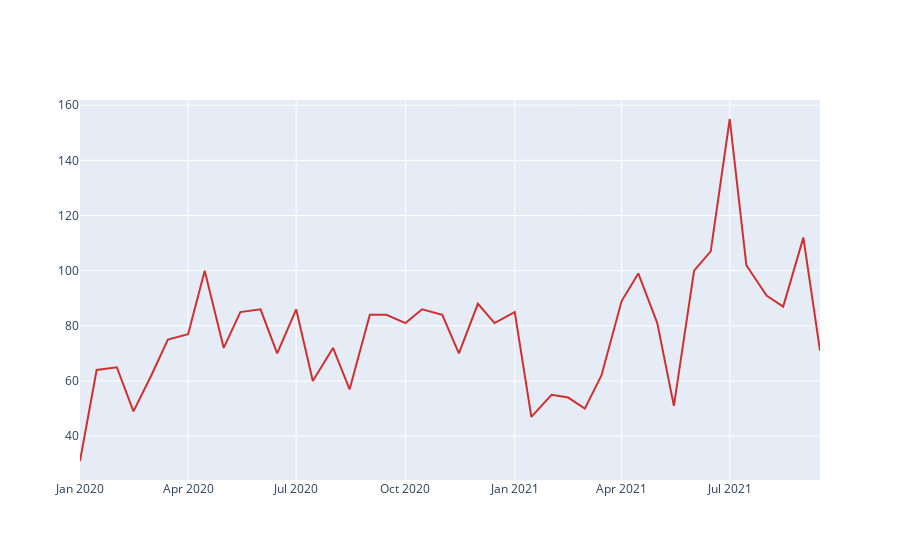

Write notebook code for a chart like this one.
### Code cell
netflix21=Netflix_.loc[Netflix_["date_added"]>"2020"]

date15_21net=netflix21.groupby(pd.Grouper(key="date_added", freq="SMS"))

df=date15_21net.count()

trace1 = go.Scatter(
                    x = df.index,
                    y = df['title'],
                    name = 'Netflix',
                    mode= 'lines',
                    marker = dict(color = 'rgba(200, 2, 2, 0.8)'))
fig=go.Figure(trace1)
iplot(fig)

### Figure 1 — Plotly figure (JSON) as saved in the notebook; plotly's stock layout.template omitted (floating-point values rounded to 4 significant figures)
{"data": [{"marker": {"color": "rgba(200, 2, 2, 0.8)"}, "mode": "lines", "name": "Netflix", "type": "scatter", "x": ["2020-01-01T00:00:00", "2020-01-15T00:00:00", "2020-02-01T00:00:00", "2020-02-15T00:00:00", "2020-03-01T00:00:00", "2020-03-15T00:00:00", "2020-04-01T00:00:00", "2020-04-15T00:00:00", "2020-05-01T00:00:00", "2020-05-15T00:00:00", "2020-06-01T00:00:00", "2020-06-15T00:00:00", "2020-07-01T00:00:00", "2020-07-15T00:00:00", "2020-08-01T00:00:00", "2020-08-15T00:00:00", "2020-09-01T00:00:00", "2020-09-15T00:00:00", "2020-10-01T00:00:00", "2020-10-15T00:00:00", "2020-11-01T00:00:00", "2020-11-15T00:00:00", "2020-12-01T00:00:00", "2020-12-15T00:00:00", "2021-01-01T00:00:00", "2021-01-15T00:00:00", "2021-02-01T00:00:00", "2021-02-15T00:00:00", "2021-03-01T00:00:00", "2021-03-15T00:00:00", "2021-04-01T00:00:00", "2021-04-15T00:00:00", "2021-05-01T00:00:00", "2021-05-15T00:00:00", "2021-06-01T00:00:00", "2021-06-15T00:00:00", "2021-07-01T00:00:00", "2021-07-15T00:00:00", "2021-08-01T00:00:00", "2021-08-15T00:00:00", "2021-09-01T00:00:00", "2021-09-15T00:00:00"], "y": [31, 64, 65, 49, 62, 75, 77, 100, 72, 85, 86, 70, 86, 60, 72, 57, 84, 84, 81, 86, 84, 70, 88, 81, 85, 47, 55, 54, 50, 62, 89, 99, 81, 51, 100, 107, 155, 102, 91, 87, 112, 71]}], "layout": {}}
